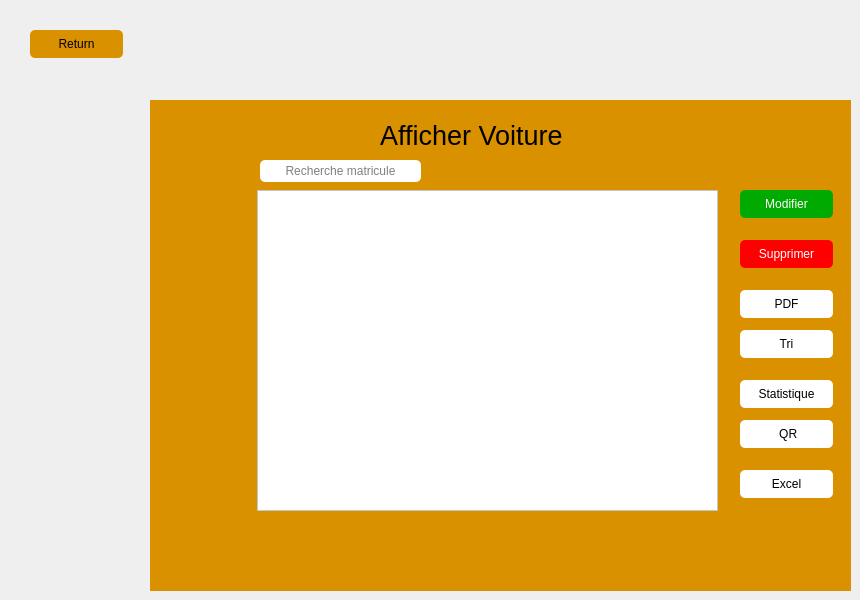
      <widget class="QWidget" name="afficher">
       <widget class="QWidget" name="widget_3" native="true">
        <property name="geometry">
         <rect>
          <x>150</x>
          <y>100</y>
          <width>701</width>
          <height>491</height>
         </rect>
        </property>
        <property name="styleSheet">
         <string notr="true">background-color: rgb(217, 145, 0);</string>
        </property>
        <widget class="QTableView" name="table_afficher">
         <property name="geometry">
          <rect>
           <x>107</x>
           <y>90</y>
           <width>461</width>
           <height>321</height>
          </rect>
         </property>
         <property name="styleSheet">
          <string notr="true">background-color: rgb(255, 255, 255);</string>
         </property>
        </widget>
        <widget class="QPushButton" name="modifier_table">
         <property name="geometry">
          <rect>
           <x>590</x>
           <y>90</y>
           <width>93</width>
           <height>28</height>
          </rect>
         </property>
         <property name="styleSheet">
          <string notr="true">border-radius:5px;
background-color: rgb(0, 170, 0);
color: rgb(255, 255, 255);
</string>
         </property>
         <property name="text">
          <string>Modifier</string>
         </property>
        </widget>
        <widget class="QPushButton" name="supprimer_table">
         <property name="geometry">
          <rect>
           <x>590</x>
           <y>140</y>
           <width>93</width>
           <height>28</height>
          </rect>
         </property>
         <property name="styleSheet">
          <string notr="true">border-radius:5px;
background-color: red;
color: rgb(255, 255, 255);
</string>
         </property>
         <property name="text">
          <string>Supprimer</string>
         </property>
        </widget>
        <widget class="QLabel" name="label_10">
         <property name="geometry">
          <rect>
           <x>230</x>
           <y>20</y>
           <width>251</width>
           <height>31</height>
          </rect>
         </property>
         <property name="font">
          <font>
           <pointsize>20</pointsize>
          </font>
         </property>
         <property name="text">
          <string>Afficher Voiture</string>
         </property>
        </widget>
        <widget class="QPushButton" name="generate_pdf">
         <property name="geometry">
          <rect>
           <x>590</x>
           <y>190</y>
           <width>93</width>
           <height>28</height>
          </rect>
         </property>
         <property name="styleSheet">
          <string notr="true">border-radius:5px;
background-color: rgb(255, 255, 255);</string>
         </property>
         <property name="text">
          <string>PDF</string>
         </property>
        </widget>
        <widget class="QPushButton" name="pushButton_2">
         <property name="geometry">
          <rect>
           <x>590</x>
           <y>230</y>
           <width>93</width>
           <height>28</height>
          </rect>
         </property>
         <property name="styleSheet">
          <string notr="true">border-radius:5px;
background-color: rgb(255, 255, 255);</string>
         </property>
         <property name="text">
          <string>Tri</string>
         </property>
        </widget>
        <widget class="QLineEdit" name="recherche">
         <property name="geometry">
          <rect>
           <x>110</x>
           <y>60</y>
           <width>161</width>
           <height>22</height>
          </rect>
         </property>
         <property name="styleSheet">
          <string notr="true">border-radius:5px;
background-color: rgb(255, 255, 255);
color: rgb(0, 0, 0);</string>
         </property>
         <property name="text">
          <string/>
         </property>
         <property name="alignment">
          <set>Qt::AlignCenter</set>
         </property>
         <property name="placeholderText">
          <string>Recherche matricule</string>
         </property>
        </widget>
        <widget class="QPushButton" name="pushButton_6">
         <property name="geometry">
          <rect>
           <x>590</x>
           <y>280</y>
           <width>93</width>
           <height>28</height>
          </rect>
         </property>
         <property name="styleSheet">
          <string notr="true">border-radius:5px;
background-color: rgb(255, 255, 255);</string>
         </property>
         <property name="text">
          <string>Statistique</string>
         </property>
        </widget>
        <widget class="QPushButton" name="pushButton_7">
         <property name="geometry">
          <rect>
           <x>590</x>
           <y>320</y>
           <width>93</width>
           <height>28</height>
          </rect>
         </property>
         <property name="styleSheet">
          <string notr="true">border-radius:5px;
background-color: rgb(255, 255, 255);</string>
         </property>
         <property name="text">
          <string> QR</string>
         </property>
        </widget>
        <widget class="QPushButton" name="pushButton_8">
         <property name="geometry">
          <rect>
           <x>590</x>
           <y>370</y>
           <width>93</width>
           <height>28</height>
          </rect>
         </property>
         <property name="styleSheet">
          <string notr="true">border-radius:5px;
background-color: rgb(255, 255, 255);</string>
         </property>
         <property name="text">
          <string>Excel</string>
         </property>
        </widget>
       </widget>
       <widget class="QPushButton" name="return_from_afficher">
        <property name="geometry">
         <rect>
          <x>30</x>
          <y>30</y>
          <width>93</width>
          <height>28</height>
         </rect>
        </property>
        <property name="styleSheet">
         <string notr="true">border-radius:5px;
background-color: rgb(217, 145, 0);</string>
        </property>
        <property name="text">
         <string>Return</string>
        </property>
       </widget>
      </widget>
